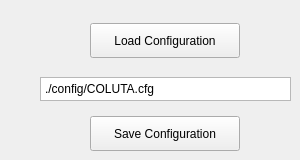
      <widget class="QWidget" name="COLUTA1Tab">
       <attribute name="title">
        <string>COLUTA1</string>
       </attribute>
       <widget class="QWidget" name="gridLayoutWidget_25">
        <property name="geometry">
         <rect>
          <x>40</x>
          <y>20</y>
          <width>251</width>
          <height>131</height>
         </rect>
        </property>
        <layout class="QGridLayout" name="configFileGridLayout_3">
         <item row="0" column="0" alignment="Qt::AlignHCenter|Qt::AlignVCenter">
          <widget class="QPushButton" name="coluta1ConfigFileOpenButton">
           <property name="minimumSize">
            <size>
             <width>150</width>
             <height>35</height>
            </size>
           </property>
           <property name="maximumSize">
            <size>
             <width>150</width>
             <height>35</height>
            </size>
           </property>
           <property name="text">
            <string>Load Configuration</string>
           </property>
          </widget>
         </item>
         <item row="1" column="0" alignment="Qt::AlignHCenter|Qt::AlignVCenter">
          <widget class="QPlainTextEdit" name="coluta1ConfigFileNameBox">
           <property name="maximumSize">
            <size>
             <width>16777215</width>
             <height>24</height>
            </size>
           </property>
           <property name="verticalScrollBarPolicy">
            <enum>Qt::ScrollBarAlwaysOff</enum>
           </property>
           <property name="horizontalScrollBarPolicy">
            <enum>Qt::ScrollBarAlwaysOff</enum>
           </property>
           <property name="plainText">
            <string>./config/COLUTA.cfg</string>
           </property>
          </widget>
         </item>
         <item row="2" column="0" alignment="Qt::AlignHCenter">
          <widget class="QPushButton" name="coluta1ConfigFileSaveButton">
           <property name="minimumSize">
            <size>
             <width>150</width>
             <height>35</height>
            </size>
           </property>
           <property name="maximumSize">
            <size>
             <width>150</width>
             <height>35</height>
            </size>
           </property>
           <property name="text">
            <string>Save Configuration</string>
           </property>
          </widget>
         </item>
        </layout>
       </widget>
      </widget>
